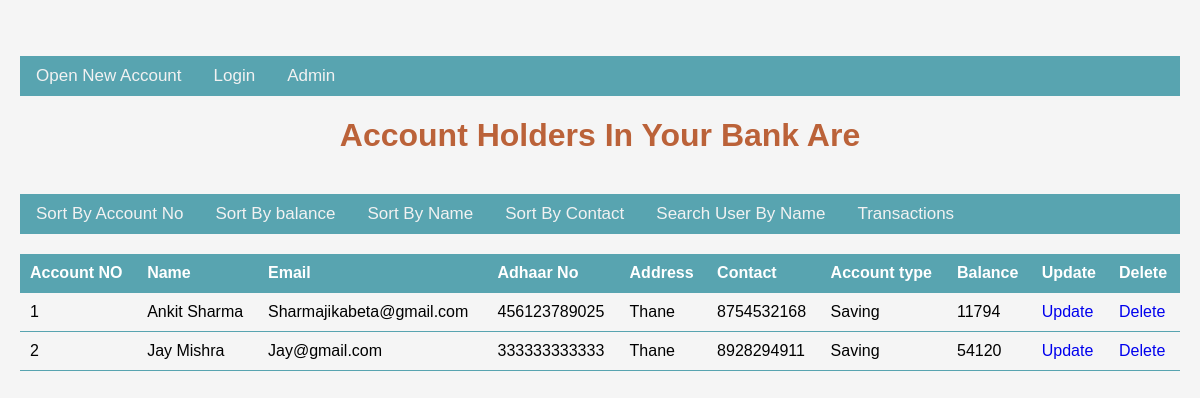
The page /sortbyaccount on the database its author committed.
### acctholders/models.py (models this page shows)
class AcctHolders(models.Model):
    name = models.CharField(max_length=50)
    email = models.EmailField(max_length=50)
    password1 = models.CharField(max_length=50)
    password2 = models.CharField(max_length=50)
    aadhaar = models.CharField(max_length=50)
    address = models.CharField(max_length=50)
    phone = models.CharField(max_length=50)
    acc_typ = models.CharField(max_length=50,null="True")
    balance = models.IntegerField(null="True")
    class Meta:
        db_table = "acct_holders"

### acctholders/views.py (the view)
# urls.py: path('sortbyaccount',views.sortbyaccount,name='sortbyaccount'),
def sortbyaccount(request):
    users = AcctHolders.objects.all().order_by('id').values()
    users_data = {
        'users':users,
    }
    return render(request,'usersdata.html',users_data)

### templates/usersdata.html (shortened to what this page needs)
{% include 'common.html' %}
<!DOCTYPE html>
<html>
<head>
</head>
<body bgcolor="#C9C0BB">
  <h1>Account Holders In Your Bank Are</h1><br>
  <div class="topnav">
    <a href="/sortbyaccount" >Sort By Account No</a>
    <a href="/sortbybalance">Sort By balance</a>
    <a href="/sortbyname">Sort By Name</a>
    <a href="/sortbycotact">Sort By Contact</a>
    <a href="/searchbyname">Search User By Name</a>
    <a href="/transactions">Transactions</a>
  </div>
  </body>
<body>
	<div class="container">
		<table>
			<tr>
				    <th>Account NO</th>
        		<th>Name</th>
        		<th>Email</th>
        		<th>Adhaar No</th>
        		<th>Address</th>
        		<th>Contact</th>
            <th>Account type</th>
            <th>Balance</th>
            <th>Update</th>
            <th>Delete</th>
      </tr>
		{% for user in users %}
        <tr>
            <td>{{user.id}}</td>
            <td>{{user.name}}</td>
            <td>{{user.email}}</td>
            <td>{{user.aadhaar}}</td>
            <td>{{user.address}}</td>
            <td>{{user.phone}}</td>
            <td>{{user.acc_typ}}</td>
            <td>{{user.balance}}</td>
            <td><a href="/update/{{ user.id }}" style="text-decoration: none;">Update</a></td>
            <td><a href="/delete/{{ user.id }}" style="text-decoration: none;">Delete</a></td>
        </tr>
        {% endfor %}
		</table>
	</div>
</body>
</html>

### templates/common.html (shortened to what this page needs)
<!DOCTYPE html>
<html>
<head>
</head>
<body bgcolor="#C9C0BB">
<br><br>
<div class="topnav">
  <a href="/reg_match">Open New Account</a>
  <a href="/login">Login</a>
  <a href="/hst">Admin</a>
</div>
</body>
</html>

### templates/common.html (style rules this page uses)
body { margin: 0; font-family: Arial, Helvetica, sans-serif; }
.topnav { overflow: hidden; background-color: #3aa0e4; }
.topnav a { float: left; color: #f2f2f2; text-align: center; padding: 20px 16px; text-decoration: none; font-size: 17px; }
h1 { color: rgb(7, 7, 7); }

### templates/usersdata.html (style rules this page uses)
:root { --primary-color: #ff6f61; --secondary-color: #58a4b0; --accent-color: #ffd166; --text-color: #333333; }
body { font-family: Arial, sans-serif; margin: 0; padding: 20px; background-color: #f5f5f5; }
h1 { color: var(--primary-color); text-align: center; }
table { width: 100%; border-collapse: collapse; margin-top: 20px; }
th, td { padding: 10px; text-align: left; border-bottom: 1px solid var(--secondary-color); }
th { background-color: var(--secondary-color); color: #ffffff; }
.topnav { overflow: hidden; background-color: #58a4b0; }
.topnav a { float: left; color: #f2f2f2; text-align: center; padding: 10px 16px; text-decoration: none; font-size: 17px; }
h1 { color: rgb(187, 98, 57); }

### rows shown on the page
AcctHolders: id "1", name "Ankit Sharma", email "Sharmajikabeta@gmail.com", aadhaar "456123789025", address "Thane", phone "8754532168", acc_typ "Saving", balance "11794"
AcctHolders: id "2", name "Jay Mishra", email "Jay@gmail.com", aadhaar "333333333333", address "Thane", phone "8928294911", acc_typ "Saving", balance "54120"
